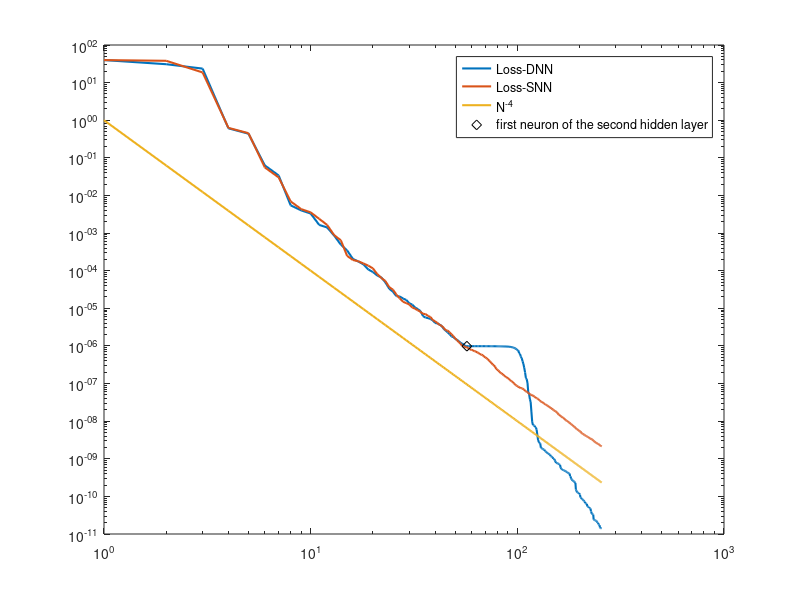
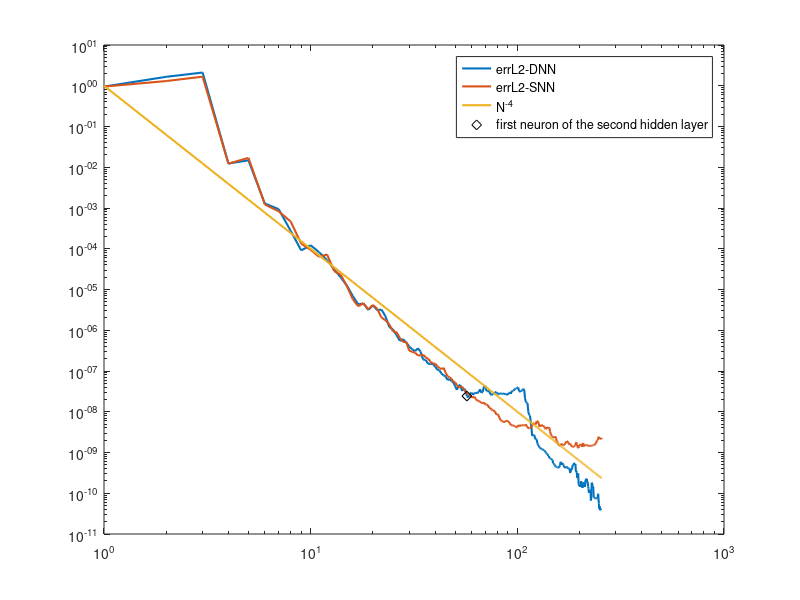

MATLAB code to generate these figures, in order:
load('pinn-relu3-1-56-200-1-totalErrL2.mat')
errL2_dnn = totalErrL2;
load('pinn-relu3-1-56-200-1-totalLoss.mat')
loss_dnn = totalLoss;
load('pinn-relu3-1-256-1-totalErrL2.mat')
errL2_snn = totalErrL2;
load('pinn-relu3-1-256-1-totalLoss.mat')
loss_snn = totalLoss;

%% compare the loss curves
N = 256;
degree = 3;

figure(1)
loglog(1:N, loss_dnn,'LineWidth',1.5);
hold on
loglog(1:N, loss_snn,'LineWidth',1.5);
hold on
rate = (1/2) + (2*(degree-2)+1)/2;
y = (1:N).^(-2*rate);
loglog(1:N,y,'LineWidth',1.5);
hold on
nNeurons = 57;
loglog(nNeurons, loss_dnn(nNeurons), 'kd','MarkerSize',7)
convergence = ['N^{',num2str(-2*rate),'}'];
legend('Loss-DNN', 'Loss-SNN', convergence, 'first neuron of the second hidden layer')


%% compare the L2-error curves
figure(2)
loglog(1:N, errL2_dnn,'LineWidth',1.5);
hold on
loglog(1:N, errL2_snn,'LineWidth',1.5);
hold on
rate = (1/2) + (2*(degree-2)+1)/2;
y = (1:N).^(-2*rate);
loglog(1:N,y,'LineWidth',1.5);
hold on
nNeurons = 57;
loglog(nNeurons, errL2_dnn(nNeurons), 'kd','MarkerSize',7)
convergence = ['N^{',num2str(-2*rate),'}'];
legend('errL2-DNN', 'errL2-SNN', convergence, 'first neuron of the second hidden layer')